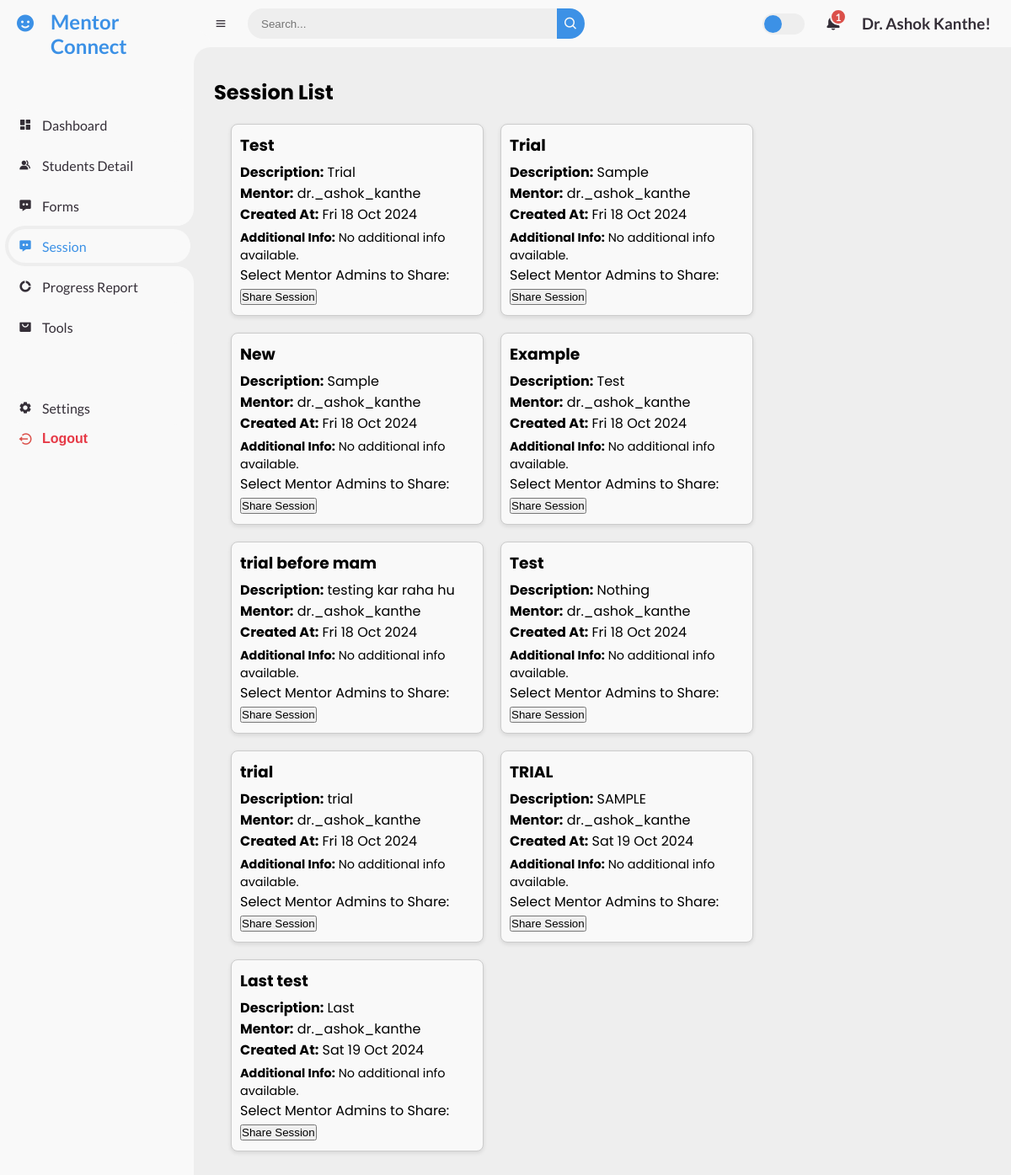
The app's page /sessions/ (signed in), older data.
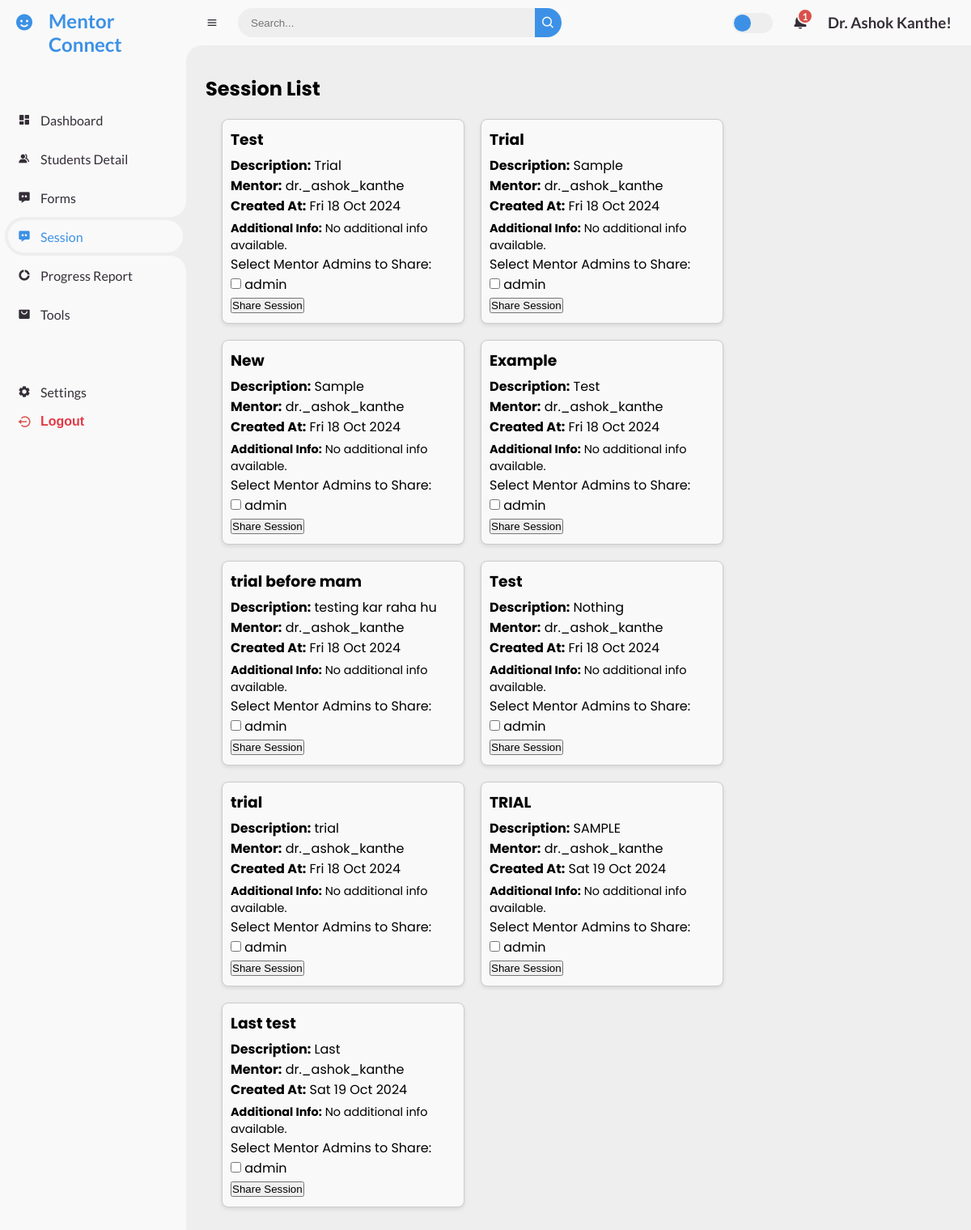
The same page, newer data.
### mentor/models.py (models this page shows, shortened)
class Session(models.Model):
    student = models.ForeignKey('MentorshipData', on_delete=models.CASCADE)
    title = models.CharField(max_length=200)
    description = models.TextField()
    mentor = models.ForeignKey(User, on_delete=models.CASCADE, related_name="sessions")
    created_at = models.DateTimeField(auto_now_add=True)
    updated_at = models.DateTimeField(auto_now=True)
    additional_info = models.JSONField(default=dict)
    mentor_admins = models.ManyToManyField(MentorAdmin, related_name="shared_sessions", blank=True)
    objects = DynamicFieldsManager()
    def __init__(self, *args, **kwargs):
        super().__init__(*args, **kwargs)
        for key, value in self.additional_info.items():
            setattr(self, key, value)
    class Meta:
        indexes = [
            models.Index(fields=['mentor']),
            models.Index(fields=['created_at']),
        ]

### mentor_admin/models.py (models this page shows, shortened)
class MentorAdmin(models.Model):
    user = models.OneToOneField(User, on_delete=models.CASCADE)

### mentor/views.py (the view)
@login_required
def session_list(request):
    mentor = request.user
    sessions = Session.objects.filter(mentor=request.user)
    username = mentor.username
    readable_name = username.replace('_', ' ').title()
    students = MentorshipData.objects.filter(faculty_mentor=readable_name)
    available_mentor_admins = MentorAdmin.objects.all()
    return render(request, 'session_list.html', {
        'sessions': sessions,
        'available_mentor_admins': available_mentor_admins
    })

### mentor/templatetags/username_filters.py (called while the page is built)
@register.filter
def readable_username(value):
    return value.replace('_', ' ').title()

### templates/session_list.html (shortened to what this page needs)
{% extends 'base.html' %}
{% block content %}
<h2>Session List</h2>
<div class="session-container">
    {% for session in sessions %}
        <div class="session-card">
            <h3>{{ session.title }}</h3>
            <p><strong>Description:</strong> {{ session.description }}</p>
            <p><strong>Mentor:</strong> {{ session.mentor.username }}</p>
            <p><strong>Created At:</strong> {{ session.created_at|date:"D d M Y" }}</p>
            <div class="additional-info">
                <strong>Additional Info:</strong>
                {% if session.additional_info %}
                    {% for key, value in session.additional_info.items %}
                        <strong>{{ key }}:</strong> {{ value }}<br>
                    {% endfor %}
                {% else %}
                    <span>No additional info available.</span>
                {% endif %}
            </div>
            <form method="POST" action="{% url 'share_session_with_mentor_admin' session.id %}">
                <label for="mentor-admins">Select Mentor Admins to Share:</label><br>
                {% for mentor_admin in available_mentor_admins %}
                    <input type="checkbox" name="mentor_admins" value="{{ mentor_admin.id }}">
                    {{ mentor_admin.user.username }}<br>
                {% endfor %}
                <button type="submit">Share Session</button>
            </form>
        </div>
    {% empty %}
        <div class="no-sessions">No sessions available.</div>
    {% endfor %}
</div>
{% endblock %}

### templates/base.html (shortened to what this page needs)
{% load static %}
{% load username_filters %}
<!DOCTYPE html>
<html lang="en">
<head>
    <link rel="stylesheet" href="{% static 'CSS/mentor_dashboard.css' %}">
    <link href='https://unpkg.com/boxicons@2.0.9/css/boxicons.min.css' rel='stylesheet'>
</head>
<body class="{% block body_class %}{% endblock %}">
<section id="sidebar">
    <a href="#" class="brand">
        <i class='bx bxs-smile'></i>
        <span class="text">Mentor Connect</span>
    </a>
    <ul class="side-menu top">
        <li class="{% if request.path == '/dashboard/' %}active{% endif %}">
            <a href="/dashboard/">
                <i class='bx bxs-dashboard'></i>
                <span class="text">Dashboard</span>
            </a>
        </li>
        <li class="">
            <a href="/student_detail/">
                <i class='bx bxs-group'></i>
                <span class="text">Students Detail</span>
            </a>
        </li>
        <li class="{% if request.path == '/form_dashboard/' %}active{% endif %}">
            <a href="/form_dashboard/">
                <i class='bx bxs-message-dots'></i>
                <span class="text">Forms</span>
            </a>
        </li>
        <li class="{% if request.path == '/sessions/' %}active{% endif %}">
            <a href="/sessions/">
                <i class='bx bxs-message-dots'></i>
                <span class="text">Session</span>
            </a>
        </li>
        <li class="{% if request.path == '/progress_report/' %}active{% endif %}">
            <a href="/progress_report/">
                <i class='bx bxs-doughnut-chart'></i>
                <span class="text">Progress Report</span>
            </a>
        </li>
        <li class="{% if request.path == '/tools/' %}active{% endif %}">
            <a href="/tools/">
                <i class='bx bxs-shopping-bag-alt'></i>
                <span class="text">Tools</span>
            </a>
        </li>
    </ul>
    <ul class="side-menu">
        <li class="{% if request.path == '/settings/' %}active{% endif %}">
            <a href="/settings/">
                <i class='bx bxs-cog'></i>
                <span class="text">Settings</span>
            </a>
        </li>
        <li>
            <form method="post" action="{% url 'logout' %}" style="display: inline;">
                <button type="submit" class="logout" style="background: none; border: none; color: inherit; cursor: pointer;">
                    <i class='bx bx-log-out-circle'></i>
                    <span class="text">Logout</span>
                </button>
            </form>
        </li>
    </ul>
</section>
    <section id="content">
        <nav >
            <i class='bx bx-menu'></i>
            <form action="#">
                <div class="form-input">
                    <input type="search" placeholder="Search...">
                    <button type="submit" class="search-btn"><i class='bx bx-search'></i></button>
                </div>
            </form>
            <label for="switch-mode" class="switch-mode"></label>
            <a href="#" class="notification">
                <span class="num">1</span>
            </a>
            <a href="#" class="profile">
                <h1>{{ user.username|readable_username }}!</h1>
            </a>
        </nav>
        <main>
            {% block content %}
            {% endblock %}
        </main>
</body>
</html>

### static/CSS/mentor_dashboard.css (style rules this page uses)
* { margin: 0; padding: 0; box-sizing: border-box; }
a { text-decoration: none; }
li { list-style: none; }
:root { --poppins: "Poppins", sans-serif; --lato: "Lato", sans-serif; --light: #f9f9f9; --blue: #3c91e6; --light-blue: #cfe8ff; --grey: #eee; --dark-grey: #aaaaaa; --dark: #342e37; --red: #db504a; --yellow: #ffce26; --light-yellow: #fff2c6; --orange: #fd7238; --light-orange: #ffe0d3; }
html { overflow-x: hidden; }
body { background: var(--grey); overflow-x: hidden; }
#sidebar { position: fixed; top: 0; left: 0; width: 230px; height: 100%; background: var(--light); z-index: 2000; font-family: var(--lato); transition: 0.3s ease; overflow-x: hidden; scrollbar-width: none; }
#sidebar .brand { font-size: 24px; font-weight: 700; height: 56px; display: flex; align-items: center; color: var(--blue); position: sticky; top: 0; left: 0; background: var(--light); z-index: 500; padding-bottom: 20px; box-sizing: content-box; }
#sidebar .brand .bx { min-width: 60px; display: flex; justify-content: center; }
#sidebar .brand .text { padding-top: 10%; }
#sidebar .side-menu { width: 100%; margin-top: 48px; }
#sidebar .side-menu li { height: 48px; background: transparent; margin-left: 6px; border-radius: 48px 0 0 48px; padding: 4px; }
#sidebar .side-menu li.active { background: var(--grey); position: relative; }
#sidebar .side-menu li.active::before { content: ""; position: absolute; width: 40px; height: 40px; border-radius: 50%; top: -40px; right: 0; box-shadow: 20px 20px 0 var(--grey); z-index: -1; }
#sidebar .side-menu li.active::after { content: ""; position: absolute; width: 40px; height: 40px; border-radius: 50%; bottom: -40px; right: 0; box-shadow: 20px -20px 0 var(--grey); z-index: -1; }
#sidebar .side-menu li a { width: 100%; height: 100%; background: var(--light); display: flex; align-items: center; border-radius: 48px; font-size: 16px; color: var(--dark); white-space: nowrap; overflow-x: hidden; }
#sidebar .side-menu.top li.active a { color: var(--blue); }
#sidebar .side-menu li a .bx { min-width: calc(60px - ((4px + 6px) * 2)); display: flex; justify-content: center; }
#content { position: relative; width: calc(100% - 230px); left: 230px; transition: 0.3s ease; }
#content nav { height: 56px; background: var(--light); padding: 0 24px; display: flex; align-items: center; grid-gap: 24px; font-family: var(--lato); position: sticky; top: 0; left: 0; z-index: 1000; }
#content nav::before { content: ""; position: absolute; width: 40px; height: 40px; bottom: -40px; left: 0; border-radius: 50%; box-shadow: -20px -20px 0 var(--light); }
#content nav a { color: var(--dark); }
#content nav .bx.bx-menu { cursor: pointer; color: var(--dark); }
#content nav form { max-width: 400px; width: 100%; margin-right: auto; }
#content nav form .form-input { display: flex; align-items: center; height: 36px; }
#content nav form .form-input input { flex-grow: 1; padding: 0 16px; height: 100%; border: none; background: var(--grey); border-radius: 36px 0 0 36px; outline: none; width: 100%; color: var(--dark); }
#content nav form .form-input button { width: 36px; height: 100%; display: flex; justify-content: center; align-items: center; background: var(--blue); color: var(--light); font-size: 18px; border: none; outline: none; border-radius: 0 36px 36px 0; cursor: pointer; }
#content nav .notification { font-size: 20px; position: relative; }
#content nav .notification .num { position: absolute; top: -6px; right: -6px; width: 20px; height: 20px; border-radius: 50%; border: 2px solid var(--light); background: var(--red); color: var(--light); font-weight: 700; font-size: 12px; display: flex; justify-content: center; align-items: center; }
#content nav .switch-mode { display: block; min-width: 50px; height: 25px; border-radius: 25px; background: var(--grey); cursor: pointer; position: relative; }
#content nav .switch-mode::before { content: ""; position: absolute; top: 2px; left: 2px; bottom: 2px; width: calc(25px - 4px); background: var(--blue); border-radius: 50%; transition: all 0.3s ease; }
#content main { width: 100%; padding: 36px 24px; font-family: var(--poppins); max-height: calc(100vh - 56px); overflow-y: auto; }
.logout { display: flex; align-items: center; color: #e63946; }
.logout i { min-width: calc(60px - ((4px + 6px) * 2)); display: flex; justify-content: center; color: var(--red); font-size: 18px; }
.logout span { font-size: 16px; color: #e63946; font-weight: bold; }
ul { list-style-type: none; padding: 0; margin: 0; }

Row changes from the older to the newer data that the page shows:
added MentorAdmin: user.username "admin"
